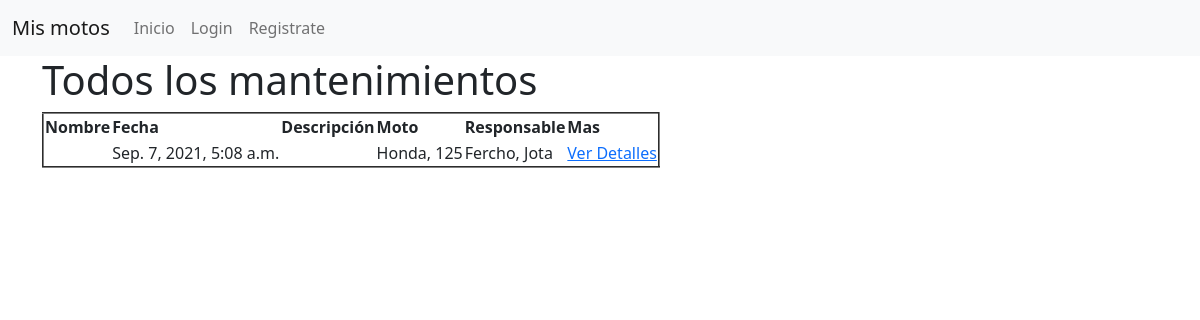
Page /mantenimientos/9/ on the committed database.
### apps/motos/models.py (models this page shows, shortened)
class  Mantenimientos(models.Model):
    nombres     = models.CharField(max_length=100)
    fecha       = models.DateTimeField(auto_now=True)
    descripción = models.TextField(null=True, blank=True)
    responsable = models.ForeignKey(Persona, on_delete=models.PROTECT)
    moto        = models.ForeignKey(Moto, on_delete=models.CASCADE)

class Moto(models.Model):
    marca = models.CharField(max_length=100)
    modelo = models.CharField(max_length=100)
    cilindraje = models.IntegerField()
    foto_moto = models.ImageField(upload_to='fotos_motos', null=True, blank=True)
    color = models.CharField(max_length=100)
    placa = models.CharField(unique=True, max_length=100)
    chasis = models.CharField(unique=True, max_length=100)
    def nombreCompleto(self):
        txt = "{0}, {1}"
        return txt.format(self.marca, self.modelo)

class Persona(models.Model):
    nombres = models.CharField(max_length=100)
    apellidos = models.CharField(max_length=100)
    foto  = models.ImageField(upload_to='fotos_usuarios', null=True, blank=True)
    cedula = models.IntegerField(unique=True)
    telefono = models.IntegerField(null=True, blank=True)
    dirección = models. CharField(max_length=100)
    ciudad = models.CharField(max_length=100)
    id_usuario = models.OneToOneField(User, on_delete=models.CASCADE)
    def nombreCompleto(self):
        txt = "{0}, {1}"
        return txt.format(self.nombres, self.apellidos)

### apps/motos/views.py (the view)
# urls.py: path('mantenimientos/<int:id_moto>/', mantenimientos_view, name='mantenimientos'),
def mantenimientos_view(request, id_moto):
    lista = Mantenimientos.objects.filter(moto = id_moto)
    return render(request, 'motos/mantenimientos.html', locals())

### apps/contexto_procesador.py (called while the page is built)
def numero_traspasos(request):
    try:
        noti = Historial.objects.filter(estado = 'Pendiente new', propietario__id_usuario = request.user).count()
        if noti == 0:
            noti = ""
    except:
        noti = 0
    return noti

def my_processor(request):
        context = {'ctx_noti': numero_traspasos(request),}
        return context

### templates/motos/mantenimientos.html
{% extends 'base.html' %}
{% block contenido %}
<h1>Todos los mantenimientos</h1>
<table border="2">
    <tr>
        <th>Nombre</th>
        <th>Fecha</th>
        <th>Descripción</th>
        <th>Moto</th>
        <th>Responsable</th>
        <th>Mas</th>
    </tr>
    {% for l in lista %}
    <tr>
        <td>{{ l.nombre }}</td>
        <td>{{ l.fecha }}</td>
        <td>{{ l.descripcion }}</td>
        <td>{{ l.moto.nombreCompleto }}</td>
        <td>{{ l.responsable.nombreCompleto}}</td>
        <td><a href="{% url 'mantenimiento_detalles' id_mantenimiento=l.id %}">Ver Detalles</a></td>
    </tr>
    {% endfor %}
</table>
{% endblock contenido %}

### rows in the picture
Mantenimientos: fecha "Sep. 7, 2021, 5:08 a.m.", moto.nombreCompleto "Honda, 125", responsable.nombreCompleto "Fercho, Jota"
